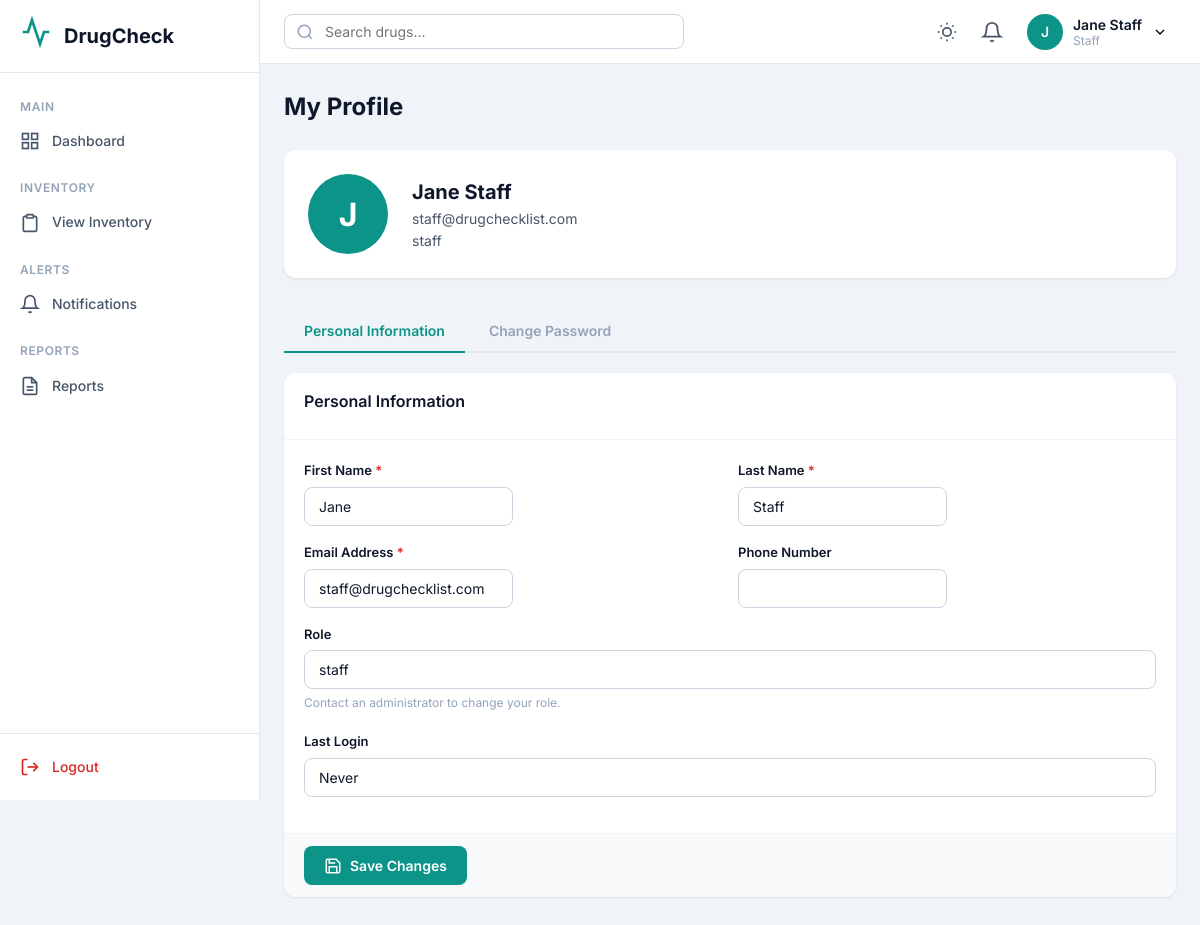
The app's page /profile.php (signed in) with its own data.
### tables this page shows
CREATE TABLE users (
    id INT AUTO_INCREMENT PRIMARY KEY,
    username VARCHAR(50) NOT NULL UNIQUE,
    email VARCHAR(100) NOT NULL UNIQUE,
    password VARCHAR(255) NOT NULL,
    first_name VARCHAR(50) NOT NULL,
    last_name VARCHAR(50) NOT NULL,
    phone VARCHAR(20),
    role_id INT NOT NULL,
    status ENUM('active', 'inactive', 'suspended') DEFAULT 'active',
    last_login DATETIME,
    created_at TIMESTAMP DEFAULT CURRENT_TIMESTAMP,
    updated_at TIMESTAMP DEFAULT CURRENT_TIMESTAMP ON UPDATE CURRENT_TIMESTAMP,
    FOREIGN KEY (role_id) REFERENCES roles(id) ON DELETE RESTRICT ON UPDATE CASCADE,
    INDEX idx_users_role (role_id),
    INDEX idx_users_status (status)
);

CREATE TABLE roles (
    id INT AUTO_INCREMENT PRIMARY KEY,
    role_name VARCHAR(50) NOT NULL UNIQUE,
    description VARCHAR(255),
    created_at TIMESTAMP DEFAULT CURRENT_TIMESTAMP
);

### config/database.php (called while the page is built)
<?php
class Database {
    private static $instance = null;
    private $host;
    private $db_name;
    private $username;
    private $password;
    private $conn;
    private function __construct() {
        $this->host = getenv('DB_HOST') ?: 'localhost';
        $this->db_name = getenv('DB_NAME') ?: 'drug_checklist_system';
        $this->username = getenv('DB_USER') ?: 'root';
        $this->password = getenv('DB_PASS') ?: '';
    }
    public static function getInstance() {
        if (self::$instance === null) {
            self::$instance = new self();
        }
        return self::$instance;
    }
    public function getConnection() {
        if ($this->conn === null) {
            try {
                $this->conn = new PDO(
                    "mysql:host={$this->host};dbname={$this->db_name};charset=utf8mb4",
                    $this->username,
                    $this->password,
                    [
                        PDO::ATTR_ERRMODE => PDO::ERRMODE_EXCEPTION,
                        PDO::ATTR_DEFAULT_FETCH_MODE => PDO::FETCH_ASSOC,
                        PDO::ATTR_EMULATE_PREPARES => false,
                    ]
                );
            } catch (PDOException $e) {
                error_log("Database connection failed: " . $e->getMessage());
                die("Database connection failed. Please check your configuration.");
            }
        }
        return $this->conn;
    }
}

### includes/functions.php (called while the page is built, shortened)
<?php
function db() {
    return Database::getInstance()->getConnection();
}
function sanitize($input) {
    return htmlspecialchars(strip_tags(trim($input)), ENT_QUOTES, 'UTF-8');
}

### profile.php (the view, shortened to what this page needs)
<?php
$userId = getCurrentUserId();
$stmt = db()->prepare("
    SELECT u.*, r.role_name FROM users u
    JOIN roles r ON u.role_id = r.id
    WHERE u.id = ?
");
$stmt->execute([$userId]);
$user = $stmt->fetch();
$activeTab = $_GET['tab'] ?? 'personal';
$initial = strtoupper(substr($user['first_name'], 0, 1));
$fullName = $user['first_name'] . ' ' . $user['last_name'];
include_once __DIR__ . '/includes/header.php';
?>
<div class="page-header">
    <h1 class="page-title">My Profile</h1>
</div>
<div class="profile-header">
    <div class="profile-avatar"><?= sanitize($initial) ?></div>
    <div class="profile-info">
        <h2><?= sanitize($fullName) ?></h2>
        <p><?= sanitize($user['email']) ?></p>
        <p><?= sanitize($user['role_name']) ?></p>
    </div>
</div>
<div class="profile-tabs">
    <button class="profile-tab <?= $activeTab === 'personal' ? 'active' : '' ?>" onclick="switchTab('personal')">
        Personal Information
    </button>
    <button class="profile-tab <?= $activeTab === 'password' ? 'active' : '' ?>" onclick="switchTab('password')">
        Change Password
    </button>
</div>
<div id="tab-personal" class="tab-content <?= $activeTab === 'personal' ? 'active' : '' ?>">
    <div class="card">
        <div class="card-header">
            <h3 class="card-title">Personal Information</h3>
        </div>
        <form method="POST" action="">
            <div class="card-body">
                <div class="form-row">
                    <div class="form-group col-md-6">
                        <label class="form-label" for="first_name">First Name <span class="required">*</span></label>
                        <input type="text" id="first_name" name="first_name" class="form-control"
                               value="<?= sanitize($user['first_name']) ?>" required>
                    </div>
                    <div class="form-group col-md-6">
                        <label class="form-label" for="last_name">Last Name <span class="required">*</span></label>
                        <input type="text" id="last_name" name="last_name" class="form-control"
                               value="<?= sanitize($user['last_name']) ?>" required>
                    </div>
                </div>
                <div class="form-row">
                    <div class="form-group col-md-6">
                        <label class="form-label" for="email">Email Address <span class="required">*</span></label>
                        <input type="email" id="email" name="email" class="form-control"
                               value="<?= sanitize($user['email']) ?>" required>
                    </div>
                    <div class="form-group col-md-6">
                        <label class="form-label" for="phone">Phone Number</label>
                        <input type="text" id="phone" name="phone" class="form-control"
                               value="<?= sanitize($user['phone'] ?? '') ?>">
                    </div>
                </div>
                <div class="form-group">
                    <label class="form-label">Role</label>
                    <input type="text" class="form-control" value="<?= sanitize($user['role_name']) ?>" disabled>
                    <small class="form-text text-muted">Contact an administrator to change your role.</small>
                </div>
                <div class="form-group">
                    <label class="form-label">Last Login</label>
                    <input type="text" class="form-control"
                           value="<?= $user['last_login'] ? formatDateTime($user['last_login']) : 'Never' ?>" disabled>
                </div>
            </div>
            <div class="card-footer">
                <button type="submit" class="btn btn-primary">
                    <svg width="18" height="18" viewBox="0 0 24 24" fill="none" stroke="currentColor" stroke-width="2">
                        <path d="M19 21H5a2 2 0 0 1-2-2V5a2 2 0 0 1 2-2h11l5 5v11a2 2 0 0 1-2 2z"/>
                        <polyline points="17 21 17 13 7 13 7 21"/>
                        <polyline points="7 3 7 8 15 8"/>
                    </svg>
                    Save Changes
                </button>
            </div>
        </form>
    </div>
</div>
<?php include_once __DIR__ . '/includes/footer.php'; ?>

### records on screen
users: first_name "J", fullName "Jane Staff", email "staff@drugchecklist.com", role.role_name "staff", first_name "Jane", last_name "Staff", last_login "Never"

### other values on screen
substr($_SESSION['full_name'] ?? 'U', 0, 1) "J"
$_SESSION['full_name'] "Jane Staff"
$_SESSION['role'] "Staff"
